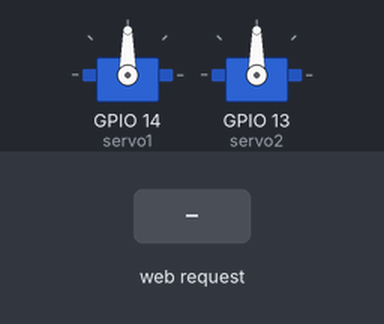
This sketch was run on a simulated ESP32. Parts: 2 × servo. The inputs (shaded band) are chosen by the test bench.

Above: at 1.2 s.
1.3 s: HTTP request GET /servo1?value=1 received
At 2.4 s:
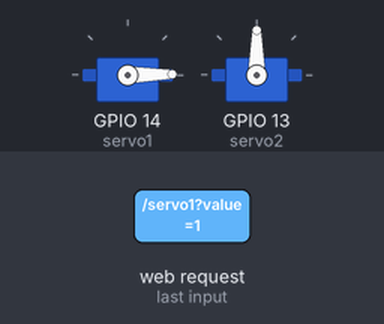
2.8 s: HTTP request GET /servo1?value=120 received
At 3.6 s:
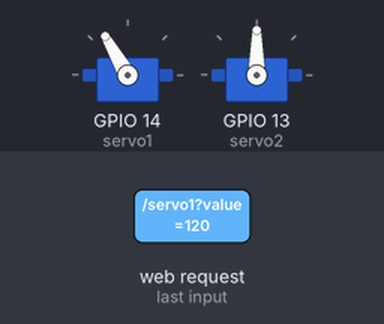
4.3 s: HTTP request GET /servo2?value=1 received
At 4.7 s:
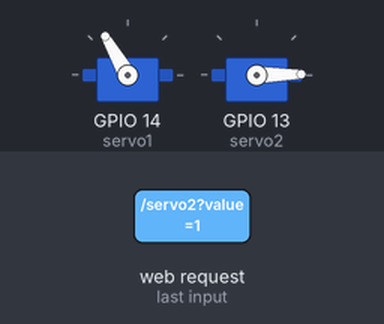
5.8 s: HTTP request GET /servo1?value=0 received
At 7.0 s:
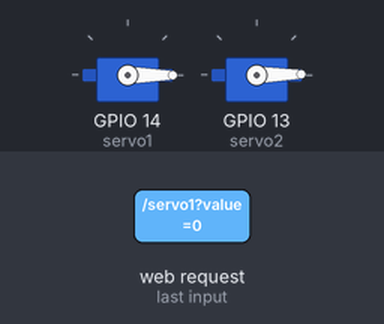
7.3 s: HTTP request GET /servo2?value=120 received
At 8.2 s:
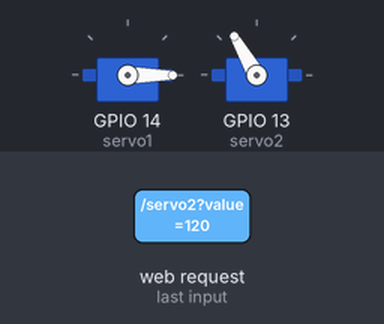
8.8 s: HTTP request GET /servo1?value=120 received
At 9.3 s:
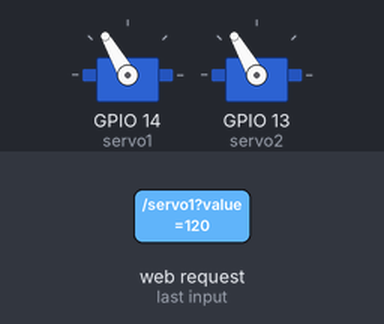
Timing chart, 0 to 11.3 s (numbered marks = the images above; inputs shaded):
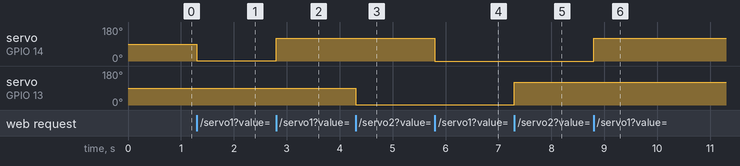

Measured:
- after the input at 1.3 s, servo on GPIO 14 (servo1): 90° → 1° at once
- after the input at 2.8 s, servo on GPIO 14 (servo1): 1° → 120° at once
- after the input at 4.3 s, servo on GPIO 13 (servo2): 90° → 1° at once
- after the input at 5.8 s, servo on GPIO 14 (servo1): 120° → 0° at once
- after the input at 7.3 s, servo on GPIO 13 (servo2): 1° → 120° at once
- after the input at 8.8 s, servo on GPIO 14 (servo1): 0° → 120° at once

The sketch:

WorksGreat.ino
```cpp
#include <WiFi.h>
#include <WebServer.h>
#include <ESP32Servo.h>


WebServer server(80);

Servo servo1;
Servo servo2;

const char* htmlPage = R"rawliteral(
<!DOCTYPE html>
<html>
<head>
<title>Sail Boat Control</title>
<meta name="viewport" content="width=device-width, initial-scale=1.0">
<style>
body {
  display: flex;
  flex-direction: column;
  align-items: center;
  justify-content: center;
  height: 100vh;
  margin: 0;
  font-family: Arial, sans-serif;
}
.slider {
  width: 80%;
  margin: 20px;
}
</style>
</head>
<body>
<h1>Sail Boat Servos Control</h1>
<div>
  <label for="servo1">Servo 1:</label>
  <input type="range" id="servo1" min="0" max="180" value="90" class="slider">
</div>
<div>
  <label for="servo2">Servo 2:</label>
  <input type="range" id="servo2" min="0" max="180" value="90" class="slider">
</div>
<script>
const servo1Slider = document.getElementById('servo1');
const servo2Slider = document.getElementById('servo2');
let returnInterval;

function setServo1(value) {
  fetch(`/servo1?value=${value}`);
}

function setServo2(value) {
  fetch(`/servo2?value=${value}`);
}

servo1Slider.addEventListener('input', function() {
  clearInterval(returnInterval);
  setServo1(this.value);
});

servo1Slider.addEventListener('change', function() {
  returnInterval = setInterval(function() {
    let currentValue = parseInt(servo1Slider.value);
    if (currentValue > 90) {
      servo1Slider.value = currentValue - 1;
      setServo1(currentValue - 1);
    } else if (currentValue < 90) {
      servo1Slider.value = currentValue + 1;
      setServo1(currentValue + 1);
    } else {
      clearInterval(returnInterval);
    }
  }, 100);
});

servo2Slider.addEventListener('input', function() {
  setServo2(this.value);
});
</script>
</body>
</html>
)rawliteral";

void setup() {
  WiFi.softAP("Sail Boat");
  // Access the webpage at http://192.168.4.1

  servo1.attach(14);
  servo2.attach(13);
  servo1.write(90);
  servo2.write(90);


  server.on("/", HTTP_GET, [](){
  server.send(200, "text/html", htmlPage);
});

server.on("/servo1", HTTP_GET, [](){
  if (server.hasArg("value")) {
    String valueStr = server.arg("value");
    int value = valueStr.toInt();
    servo1.write(value);
    server.send(200, "text/plain", "OK");
  }
});

server.on("/servo2", HTTP_GET, [](){
  if (server.hasArg("value")) {
    String valueStr = server.arg("value");
    int value = valueStr.toInt();
    servo2.write(value);
    server.send(200, "text/plain", "OK");
  }
});


server.begin();

}

void loop() {
  server.handleClient();
}
```
